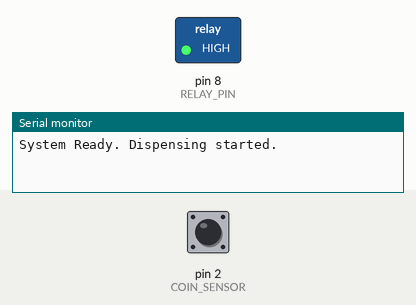
Bench run of a sketch on a simulated Arduino Uno, built with avr-gcc and run on an emulated ATmega328P. On the bench: switched loads named in the sketch (green lamp = pin HIGH), the last lines printed to the serial monitor. Inputs (shaded band) come from the test bench; at power-on: pin 2 (COIN_SENSOR) HIGH.

Above: at 1.2 s.
1.3 s: pin 2 (COIN_SENSOR) driven LOW
2.8 s: pin 2 (COIN_SENSOR) pulsed HIGH 5 times (0.12 s each, 0.3 s apart)
At 4.5 s:
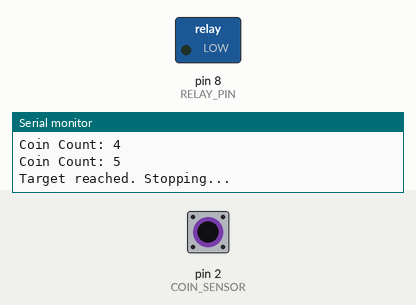
Timing chart, 0 to 6.0 s (numbered marks = the images above; inputs shaded):
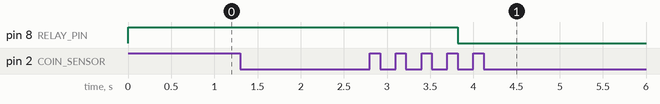

Measured:
- after the input at 2.8 s, pin 8 (RELAY_PIN): HIGH → LOW after 1.0 s

The sketch:

CoinDispenser5.ino
```cpp
#define RELAY_PIN 8
#define COIN_SENSOR 2
#define MAX_COINS 5

int coinCount = 0;
bool systemLocked = false;
bool lastCoinState = HIGH;

unsigned long lastCoinTime = 0;
const unsigned long coinDebounceDelay = 50;

void setup() {
    Serial.begin(9600);
    pinMode(RELAY_PIN, OUTPUT);
    pinMode(COIN_SENSOR, INPUT_PULLUP);
    digitalWrite(RELAY_PIN, HIGH);
    Serial.println("System Ready. Dispensing started.");
}

void loop() {
    if (!systemLocked) {
        int coinState = digitalRead(COIN_SENSOR);
        if (lastCoinState == HIGH && coinState == LOW) {
            unsigned long currentTime = millis();
            if (currentTime - lastCoinTime > coinDebounceDelay) {
                coinCount++;
                lastCoinTime = currentTime;
                Serial.print("Coin Count: ");
                Serial.println(coinCount);
            }
        }
        if (coinState == HIGH) {
            lastCoinState = HIGH;
        } else {
            lastCoinState = LOW;
        }

        if (coinCount >= MAX_COINS) {
            Serial.println("Target reached. Stopping...");
            digitalWrite(RELAY_PIN, LOW);
            systemLocked = true;
        }
    }
}
```
